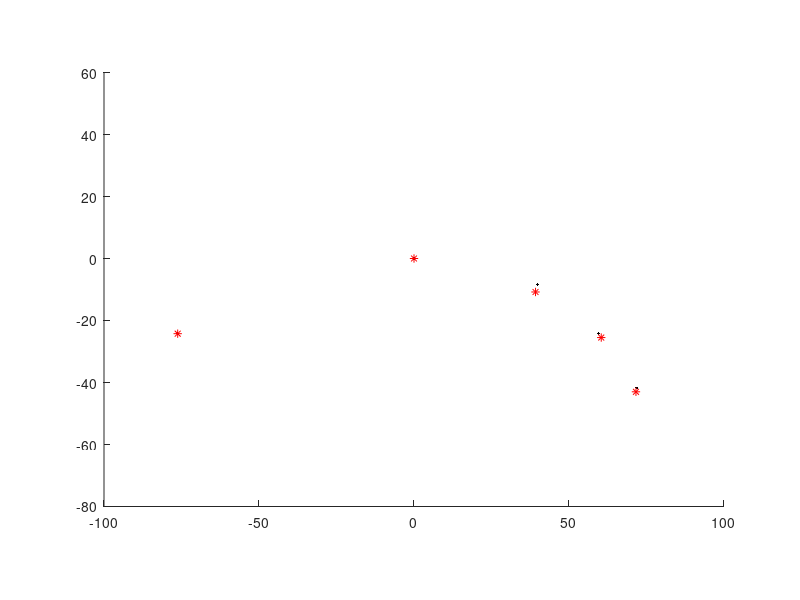

MATLAB code for this plot:

SM = [-76.23,-24.25;0,0;39.80,-8.40;59.50,-24.20;71.80,-41.7]
IK = [-76.23,-24.250;0,0;39.2,-10.80;60.4,-25.5;71.60,-43.0]


figure(1)
hold on
axis equal
axis([-100 100 -80 60])

scatter(SM(:,1), SM(:,2), '.', 'MarkerEdgeColor',[0, 0, 0])
scatter(IK(:,1), IK(:,2), '*', 'MarkerEdgeColor',[1, 0, 0])


hold off